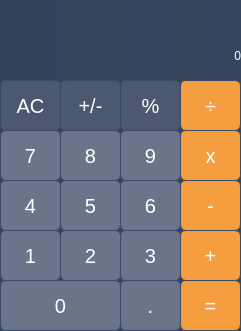
<?xml version="1.0" encoding="UTF-8"?>
<ui version="4.0">
 <class>MainWindow</class>
 <widget class="QMainWindow" name="MainWindow">
  <property name="geometry">
   <rect>
    <x>0</x>
    <y>0</y>
    <width>241</width>
    <height>331</height>
   </rect>
  </property>
  <property name="windowTitle">
   <string>MainWindow</string>
  </property>
  <property name="layoutDirection">
   <enum>Qt::LeftToRight</enum>
  </property>
  <property name="autoFillBackground">
   <bool>false</bool>
  </property>
  <property name="styleSheet">
   <string notr="true">background-color:qlineargradient(spread:pad, x1:0, y1:0, x2:1, y2:0, stop:0 rgba(52, 66, 90, 255), stop:1 rgba(54, 68, 93, 255));</string>
  </property>
  <widget class="QWidget" name="centralwidget">
   <property name="styleSheet">
    <string notr="true"/>
   </property>
   <widget class="QPushButton" name="AC_button">
    <property name="geometry">
     <rect>
      <x>0</x>
      <y>80</y>
      <width>61</width>
      <height>51</height>
     </rect>
    </property>
    <property name="styleSheet">
     <string notr="true">QPushButton{
    background-color: rgb(75,88,112);
    border: 1px solid rgb(60,74,100);
    font-size: 20px;
    color: white;
    border-radius: 6px;
}

QPushButton:pressed{
    background-color: rgb(235,235,235);
    color: black;
}</string>
    </property>
    <property name="text">
     <string>AC</string>
    </property>
   </widget>
   <widget class="QPushButton" name="Plusminus_button">
    <property name="geometry">
     <rect>
      <x>60</x>
      <y>80</y>
      <width>61</width>
      <height>51</height>
     </rect>
    </property>
    <property name="styleSheet">
     <string notr="true">QPushButton{
    background-color: rgb(75,88,112);
    border: 1px solid rgb(60,74,100);
    font-size: 20px;
    color: white;
    border-radius: 6px;
}

QPushButton:pressed{
    background-color: rgb(235,235,235);
    color: black;
}</string>
    </property>
    <property name="text">
     <string>+/-</string>
    </property>
   </widget>
   <widget class="QPushButton" name="Percent_button">
    <property name="geometry">
     <rect>
      <x>120</x>
      <y>80</y>
      <width>61</width>
      <height>51</height>
     </rect>
    </property>
    <property name="styleSheet">
     <string notr="true">QPushButton{
    background-color: rgb(75,88,112);
    border: 1px solid rgb(60,74,100);
    font-size: 20px;
    color: white;
    border-radius: 6px;
}

QPushButton:pressed{
    background-color: rgb(235,235,235);
    color: black;
}</string>
    </property>
    <property name="text">
     <string>%</string>
    </property>
   </widget>
   <widget class="QPushButton" name="Division_button">
    <property name="geometry">
     <rect>
      <x>180</x>
      <y>80</y>
      <width>61</width>
      <height>51</height>
     </rect>
    </property>
    <property name="styleSheet">
     <string notr="true">QPushButton{
    background-color: rgb(244,158,63);
    border: 1px solid rgb(60,74,100);
    font-size: 20px;
    color: white;
    border-radius: 6px;
}

QPushButton:pressed{
    background-color: rgb(255,225,190);
    color: black;
}</string>
    </property>
    <property name="text">
     <string>÷</string>
    </property>
   </widget>
   <widget class="QPushButton" name="Seven_button">
    <property name="geometry">
     <rect>
      <x>0</x>
      <y>130</y>
      <width>61</width>
      <height>51</height>
     </rect>
    </property>
    <property name="styleSheet">
     <string notr="true">QPushButton{
    background-color: rgb(107,117,137);
    border: 1px solid rgb(60,74,100);
    font-size: 20px;
    color: white;
    border-radius: 6px;
}

QPushButton:pressed{
    background-color: rgb(230,230,230);
    color: black;
}</string>
    </property>
    <property name="text">
     <string>7</string>
    </property>
   </widget>
   <widget class="QPushButton" name="Four_button">
    <property name="geometry">
     <rect>
      <x>0</x>
      <y>180</y>
      <width>61</width>
      <height>51</height>
     </rect>
    </property>
    <property name="styleSheet">
     <string notr="true">QPushButton{
    background-color: rgb(107,117,137);
    border: 1px solid rgb(60,74,100);
    font-size: 20px;
    color: white;
    border-radius: 6px;
}

QPushButton:pressed{
    background-color: rgb(230,230,230);
    color: black;
}</string>
    </property>
    <property name="text">
     <string>4</string>
    </property>
   </widget>
   <widget class="QPushButton" name="One_button">
    <property name="geometry">
     <rect>
      <x>0</x>
      <y>230</y>
      <width>61</width>
      <height>51</height>
     </rect>
    </property>
    <property name="styleSheet">
     <string notr="true">QPushButton{
    background-color: rgb(107,117,137);
    border: 1px solid rgb(60,74,100);
    font-size: 20px;
    color: white;
    border-radius: 6px;
}

QPushButton:pressed{
    background-color: rgb(230,230,230);
    color: black;
}</string>
    </property>
    <property name="text">
     <string>1</string>
    </property>
   </widget>
   <widget class="QPushButton" name="Zero_button">
    <property name="geometry">
     <rect>
      <x>0</x>
      <y>280</y>
      <width>121</width>
      <height>51</height>
     </rect>
    </property>
    <property name="styleSheet">
     <string notr="true">QPushButton{
    background-color: rgb(107,117,137);
    border: 1px solid rgb(60,74,100);
    font-size: 20px;
    color: white;
    border-radius: 6px;
}

QPushButton:pressed{
    background-color: rgb(230,230,230);
    color: black;
}</string>
    </property>
    <property name="text">
     <string>0</string>
    </property>
   </widget>
   <widget class="QPushButton" name="Eight_button">
    <property name="geometry">
     <rect>
      <x>60</x>
      <y>130</y>
      <width>61</width>
      <height>51</height>
     </rect>
    </property>
    <property name="styleSheet">
     <string notr="true">QPushButton{
    background-color: rgb(107,117,137);
    border: 1px solid rgb(60,74,100);
    font-size: 20px;
    color: white;
    border-radius: 6px;
}

QPushButton:pressed{
    background-color: rgb(230,230,230);
    color: black;
}</string>
    </property>
    <property name="text">
     <string>8</string>
    </property>
   </widget>
   <widget class="QPushButton" name="Five_button">
    <property name="geometry">
     <rect>
      <x>60</x>
      <y>180</y>
      <width>61</width>
      <height>51</height>
     </rect>
    </property>
    <property name="styleSheet">
     <string notr="true">QPushButton{
    background-color: rgb(107,117,137);
    border: 1px solid rgb(60,74,100);
    font-size: 20px;
    color: white;
    border-radius: 6px;
}

QPushButton:pressed{
    background-color: rgb(230,230,230);
    color: black;
}</string>
    </property>
    <property name="text">
     <string>5</string>
    </property>
   </widget>
   <widget class="QPushButton" name="Two_button">
    <property name="geometry">
     <rect>
      <x>60</x>
      <y>230</y>
      <width>61</width>
      <height>51</height>
     </rect>
    </property>
    <property name="styleSheet">
     <string notr="true">QPushButton{
    background-color: rgb(107,117,137);
    border: 1px solid rgb(60,74,100);
    font-size: 20px;
    color: white;
    border-radius: 6px;
}

QPushButton:pressed{
    background-color: rgb(230,230,230);
    color: black;
}</string>
    </property>
    <property name="text">
     <string>2</string>
    </property>
   </widget>
   <widget class="QPushButton" name="Nine_button">
    <property name="geometry">
     <rect>
      <x>120</x>
      <y>130</y>
      <width>61</width>
      <height>51</height>
     </rect>
    </property>
    <property name="styleSheet">
     <string notr="true">QPushButton{
    background-color: rgb(107,117,137);
    border: 1px solid rgb(60,74,100);
    font-size: 20px;
    color: white;
    border-radius: 6px;
}

QPushButton:pressed{
    background-color: rgb(230,230,230);
    color: black;
}
</string>
    </property>
    <property name="text">
     <string>9</string>
    </property>
   </widget>
   <widget class="QPushButton" name="Six_button">
    <property name="geometry">
     <rect>
      <x>120</x>
      <y>180</y>
      <width>61</width>
      <height>51</height>
     </rect>
    </property>
    <property name="styleSheet">
     <string notr="true">QPushButton{
    background-color: rgb(107,117,137);
    border: 1px solid rgb(60,74,100);
    font-size: 20px;
    color: white;
    border-radius: 6px;
}

QPushButton:pressed{
    background-color: rgb(230,230,230);
    color: black;
}</string>
    </property>
    <property name="text">
     <string>6</string>
    </property>
   </widget>
   <widget class="QPushButton" name="Three_button">
    <property name="geometry">
     <rect>
      <x>120</x>
      <y>230</y>
      <width>61</width>
      <height>51</height>
     </rect>
    </property>
    <property name="styleSheet">
     <string notr="true">QPushButton{
    background-color: rgb(107,117,137);
    border: 1px solid rgb(60,74,100);
    font-size: 20px;
    color: white;
    border-radius: 6px;
}

QPushButton:pressed{
    background-color: rgb(230,230,230);
    color: black;
}</string>
    </property>
    <property name="text">
     <string>3</string>
    </property>
   </widget>
   <widget class="QPushButton" name="Multiplication_Button">
    <property name="geometry">
     <rect>
      <x>180</x>
      <y>130</y>
      <width>61</width>
      <height>51</height>
     </rect>
    </property>
    <property name="styleSheet">
     <string notr="true">QPushButton{
    background-color: rgb(244,158,63);
    border: 1px solid rgb(60,74,100);
    font-size: 20px;
    color: white;
    border-radius: 6px;
}

QPushButton:pressed{
    background-color: rgb(255,225,190);
    color: black;
}</string>
    </property>
    <property name="text">
     <string>x</string>
    </property>
   </widget>
   <widget class="QPushButton" name="Minus_button">
    <property name="geometry">
     <rect>
      <x>180</x>
      <y>180</y>
      <width>61</width>
      <height>51</height>
     </rect>
    </property>
    <property name="styleSheet">
     <string notr="true">QPushButton{
    background-color: rgb(244,158,63);
    border: 1px solid rgb(60,74,100);
    font-size: 20px;
    color: white;
    border-radius: 6px;
}

QPushButton:pressed{
    background-color: rgb(255,225,190);
    color: black;
}</string>
    </property>
    <property name="text">
     <string>-</string>
    </property>
   </widget>
   <widget class="QPushButton" name="Plus_button">
    <property name="geometry">
     <rect>
      <x>180</x>
      <y>230</y>
      <width>61</width>
      <height>51</height>
     </rect>
    </property>
    <property name="styleSheet">
     <string notr="true">QPushButton{
    background-color: rgb(244,158,63);
    border: 1px solid rgb(60,74,100);
    font-size: 20px;
    color: white;
    border-radius: 6px;
}

QPushButton:pressed{
    background-color: rgb(255,225,190);
    color: black;
}</string>
    </property>
    <property name="text">
     <string>+</string>
    </property>
   </widget>
   <widget class="QPushButton" name="Equal_button">
    <property name="geometry">
     <rect>
      <x>180</x>
      <y>280</y>
      <width>61</width>
      <height>51</height>
     </rect>
    </property>
    <property name="styleSheet">
     <string notr="true">QPushButton{
    background-color: rgb(244,158,63);
    border: 1px solid rgb(60,74,100);
    font-size: 20px;
    color: white;
    border-radius: 6px;
}

QPushButton:pressed{
    background-color: rgb(255,225,190);
    color: black;
}</string>
    </property>
    <property name="text">
     <string>=</string>
    </property>
   </widget>
   <widget class="QPushButton" name="Point_button">
    <property name="geometry">
     <rect>
      <x>120</x>
      <y>280</y>
      <width>61</width>
      <height>51</height>
     </rect>
    </property>
    <property name="styleSheet">
     <string notr="true">QPushButton{
    background-color: rgb(107,117,137);
    border: 1px solid rgb(60,74,100);
    font-size: 20px;
    color: white;
    border-radius: 6px;
}

QPushButton:pressed{
    background-color: rgb(230,230,230);
    color: black;
}</string>
    </property>
    <property name="text">
     <string>.</string>
    </property>
   </widget>
   <widget class="QLabel" name="label">
    <property name="geometry">
     <rect>
      <x>0</x>
      <y>10</y>
      <width>241</width>
      <height>91</height>
     </rect>
    </property>
    <property name="styleSheet">
     <string notr="true">font: 57 46pt &quot;Apple SD Gothic Neo&quot;;
color: white;
border: white;</string>
    </property>
    <property name="text">
     <string>0</string>
    </property>
    <property name="alignment">
     <set>Qt::AlignRight|Qt::AlignTrailing|Qt::AlignVCenter</set>
    </property>
   </widget>
   <zorder>label</zorder>
   <zorder>Point_button</zorder>
   <zorder>Plusminus_button</zorder>
   <zorder>Percent_button</zorder>
   <zorder>Division_button</zorder>
   <zorder>Seven_button</zorder>
   <zorder>Four_button</zorder>
   <zorder>One_button</zorder>
   <zorder>Zero_button</zorder>
   <zorder>Eight_button</zorder>
   <zorder>Five_button</zorder>
   <zorder>Two_button</zorder>
   <zorder>Nine_button</zorder>
   <zorder>Six_button</zorder>
   <zorder>Three_button</zorder>
   <zorder>Multiplication_Button</zorder>
   <zorder>Minus_button</zorder>
   <zorder>Plus_button</zorder>
   <zorder>Equal_button</zorder>
   <zorder>AC_button</zorder>
  </widget>
 </widget>
 <resources/>
 <connections/>
</ui>
